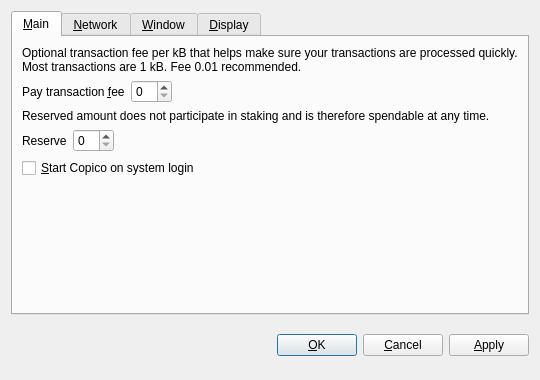
<?xml version="1.0" encoding="UTF-8"?>
<ui version="4.0">
 <class>OptionsDialog</class>
 <widget class="QDialog" name="OptionsDialog">
  <property name="geometry">
   <rect>
    <x>0</x>
    <y>0</y>
    <width>540</width>
    <height>380</height>
   </rect>
  </property>
  <property name="windowTitle">
   <string>Options</string>
  </property>
  <property name="modal">
   <bool>true</bool>
  </property>
  <layout class="QVBoxLayout" name="verticalLayout">
   <item>
    <widget class="QTabWidget" name="tabWidget">
     <property name="tabPosition">
      <enum>QTabWidget::North</enum>
     </property>
     <property name="currentIndex">
      <number>0</number>
     </property>
     <widget class="QWidget" name="tabMain">
      <attribute name="title">
       <string>&amp;Main</string>
      </attribute>
      <layout class="QVBoxLayout" name="verticalLayout_Main">
       <item>
        <widget class="QLabel" name="transactionFeeInfoLabel">
         <property name="text">
          <string>Optional transaction fee per kB that helps make sure your transactions are processed quickly. Most transactions are 1 kB. Fee 0.01 recommended.</string>
         </property>
         <property name="textFormat">
          <enum>Qt::PlainText</enum>
         </property>
         <property name="wordWrap">
          <bool>true</bool>
         </property>
        </widget>
       </item>
       <item>
        <layout class="QHBoxLayout" name="horizontalLayoutFee">
         <item>
          <widget class="QLabel" name="transactionFeeLabel">
           <property name="text">
            <string>Pay transaction &amp;fee</string>
           </property>
           <property name="textFormat">
            <enum>Qt::PlainText</enum>
           </property>
           <property name="buddy">
            <cstring>transactionFee</cstring>
           </property>
          </widget>
         </item>
         <item>
          <widget class="BitcoinAmountField" name="transactionFee"/>
         </item>
         <item>
          <spacer name="horizontalSpacerFee">
           <property name="orientation">
            <enum>Qt::Horizontal</enum>
           </property>
           <property name="sizeHint" stdset="0">
            <size>
             <width>40</width>
             <height>20</height>
            </size>
           </property>
          </spacer>
         </item>
        </layout>
       </item>
       <item>
        <widget class="QLabel" name="reserveBalanceInfoLabel">
         <property name="text">
          <string>Reserved amount does not participate in staking and is therefore spendable at any time.</string>
         </property>
         <property name="textFormat">
          <enum>Qt::PlainText</enum>
         </property>
         <property name="wordWrap">
          <bool>true</bool>
         </property>
        </widget>
       </item>
       <item>
        <layout class="QHBoxLayout" name="horizontalLayoutReserveBalance">
         <item>
          <widget class="QLabel" name="reserveBalanceLabel">
           <property name="text">
            <string>Reserve</string>
           </property>
           <property name="textFormat">
            <enum>Qt::PlainText</enum>
           </property>
           <property name="buddy">
            <cstring>reserveBalance</cstring>
           </property>
          </widget>
         </item>
         <item>
          <widget class="BitcoinAmountField" name="reserveBalance"/>
         </item>
         <item>
          <spacer name="horizontalSpacerReserveBalance">
           <property name="orientation">
            <enum>Qt::Horizontal</enum>
           </property>
           <property name="sizeHint" stdset="0">
            <size>
             <width>40</width>
             <height>20</height>
            </size>
           </property>
          </spacer>
         </item>
        </layout>
       </item>
       <item>
        <widget class="QCheckBox" name="bitcoinAtStartup">
         <property name="toolTip">
          <string>Automatically start Copico after logging in to the system.</string>
         </property>
         <property name="text">
          <string>&amp;Start Copico on system login</string>
         </property>
        </widget>
       </item>
       <item>
        <spacer name="verticalSpacer_Main">
         <property name="orientation">
          <enum>Qt::Vertical</enum>
         </property>
         <property name="sizeHint" stdset="0">
          <size>
           <width>20</width>
           <height>40</height>
          </size>
         </property>
        </spacer>
       </item>
      </layout>
     </widget>
     <widget class="QWidget" name="tabNetwork">
      <attribute name="title">
       <string>&amp;Network</string>
      </attribute>
      <layout class="QVBoxLayout" name="verticalLayout_Network">
       <item>
        <widget class="QCheckBox" name="mapPortUpnp">
         <property name="toolTip">
          <string>Automatically open the Copico client port on the router. This only works when your router supports UPnP and it is enabled.</string>
         </property>
         <property name="text">
          <string>Map port using &amp;UPnP</string>
         </property>
        </widget>
       </item>
       <item>
        <widget class="QCheckBox" name="connectSocks">
         <property name="toolTip">
          <string>Connect to the Copico network through a SOCKS5 proxy (e.g. when connecting through Tor).</string>
         </property>
         <property name="text">
          <string>&amp;Connect through SOCKS5 proxy:</string>
         </property>
        </widget>
       </item>
       <item>
        <layout class="QHBoxLayout" name="horizontalLayout_Network">
         <item>
          <widget class="QLabel" name="proxyIpLabel">
           <property name="text">
            <string>Proxy &amp;IP:</string>
           </property>
           <property name="textFormat">
            <enum>Qt::PlainText</enum>
           </property>
           <property name="buddy">
            <cstring>proxyIp</cstring>
           </property>
          </widget>
         </item>
         <item>
          <widget class="QValidatedLineEdit" name="proxyIp">
           <property name="maximumSize">
            <size>
             <width>140</width>
             <height>16777215</height>
            </size>
           </property>
           <property name="toolTip">
            <string>IP address of the proxy (e.g. 127.0.0.1)</string>
           </property>
          </widget>
         </item>
         <item>
          <widget class="QLabel" name="proxyPortLabel">
           <property name="text">
            <string>&amp;Port:</string>
           </property>
           <property name="textFormat">
            <enum>Qt::PlainText</enum>
           </property>
           <property name="buddy">
            <cstring>proxyPort</cstring>
           </property>
          </widget>
         </item>
         <item>
          <widget class="QLineEdit" name="proxyPort">
           <property name="maximumSize">
            <size>
             <width>55</width>
             <height>16777215</height>
            </size>
           </property>
           <property name="toolTip">
            <string>Port of the proxy (e.g. 9050)</string>
           </property>
          </widget>
         </item>
         <item>
          <spacer name="horizontalSpacer_Network">
           <property name="orientation">
            <enum>Qt::Horizontal</enum>
           </property>
           <property name="sizeHint" stdset="0">
            <size>
             <width>40</width>
             <height>20</height>
            </size>
           </property>
          </spacer>
         </item>
        </layout>
       </item>
       <item>
        <spacer name="verticalSpacer_Network">
         <property name="orientation">
          <enum>Qt::Vertical</enum>
         </property>
         <property name="sizeHint" stdset="0">
          <size>
           <width>20</width>
           <height>40</height>
          </size>
         </property>
        </spacer>
       </item>
      </layout>
     </widget>
     <widget class="QWidget" name="tabWindow">
      <attribute name="title">
       <string>&amp;Window</string>
      </attribute>
      <layout class="QVBoxLayout" name="verticalLayout_Window">
       <item>
        <widget class="QCheckBox" name="minimizeToTray">
         <property name="toolTip">
          <string>Show only a tray icon after minimizing the window.</string>
         </property>
         <property name="text">
          <string>&amp;Minimize to the tray instead of the taskbar</string>
         </property>
        </widget>
       </item>
       <item>
        <widget class="QCheckBox" name="minimizeOnClose">
         <property name="toolTip">
          <string>Minimize instead of exit the application when the window is closed. When this option is enabled, the application will be closed only after selecting Quit in the menu.</string>
         </property>
         <property name="text">
          <string>M&amp;inimize on close</string>
         </property>
        </widget>
       </item>
       <item>
        <spacer name="verticalSpacer_Window">
         <property name="orientation">
          <enum>Qt::Vertical</enum>
         </property>
         <property name="sizeHint" stdset="0">
          <size>
           <width>20</width>
           <height>40</height>
          </size>
         </property>
        </spacer>
       </item>
      </layout>
     </widget>
     <widget class="QWidget" name="tabDisplay">
      <attribute name="title">
       <string>&amp;Display</string>
      </attribute>
      <layout class="QVBoxLayout" name="verticalLayout_Display">
       <item>
        <layout class="QHBoxLayout" name="horizontalLayout_1_Display">
         <item>
          <widget class="QLabel" name="langLabel">
           <property name="text">
            <string>User Interface &amp;language:</string>
           </property>
           <property name="textFormat">
            <enum>Qt::PlainText</enum>
           </property>
           <property name="buddy">
            <cstring>lang</cstring>
           </property>
          </widget>
         </item>
         <item>
          <widget class="QValueComboBox" name="lang">
           <property name="toolTip">
            <string>The user interface language can be set here. This setting will take effect after restarting Copico.</string>
           </property>
          </widget>
         </item>
        </layout>
       </item>
       <item>
        <layout class="QHBoxLayout" name="horizontalLayout_2_Display">
         <item>
          <widget class="QLabel" name="unitLabel">
           <property name="text">
            <string>&amp;Unit to show amounts in:</string>
           </property>
           <property name="textFormat">
            <enum>Qt::PlainText</enum>
           </property>
           <property name="buddy">
            <cstring>unit</cstring>
           </property>
          </widget>
         </item>
         <item>
          <widget class="QValueComboBox" name="unit">
           <property name="toolTip">
            <string>Choose the default subdivision unit to show in the interface and when sending coins.</string>
           </property>
          </widget>
         </item>
        </layout>
       </item>
       <item>
        <widget class="QCheckBox" name="coinControlFeatures">
         <property name="toolTip">
          <string>Whether to show coin control features or not.</string>
         </property>
         <property name="text">
          <string>Display coin &amp;control features (experts only!)</string>
         </property>
        </widget>
       </item>
       <item>
        <widget class="QCheckBox" name="minimizeCoinAge">
         <property name="toolTip">
          <string>Whether to select the coin outputs randomly or with minimal coin age.</string>
         </property>
         <property name="text">
          <string>Minimize weight consumption (experimental)</string>
         </property>
        </widget>
       </item>
       <item>
        <widget class="QCheckBox" name="useBlackTheme">
         <property name="text">
          <string>Use black visual theme (requires restart)</string>
         </property>
        </widget>
       </item>
       <item>
        <spacer name="verticalSpacer_Display">
         <property name="orientation">
          <enum>Qt::Vertical</enum>
         </property>
         <property name="sizeHint" stdset="0">
          <size>
           <width>20</width>
           <height>40</height>
          </size>
         </property>
        </spacer>
       </item>
      </layout>
     </widget>
    </widget>
   </item>
   <item>
    <layout class="QHBoxLayout" name="horizontalLayout_Buttons">
     <item>
      <spacer name="horizontalSpacer_1">
       <property name="orientation">
        <enum>Qt::Horizontal</enum>
       </property>
       <property name="sizeHint" stdset="0">
        <size>
         <width>40</width>
         <height>48</height>
        </size>
       </property>
      </spacer>
     </item>
     <item>
      <widget class="QLabel" name="statusLabel">
       <property name="font">
        <font>
         <weight>75</weight>
         <bold>true</bold>
        </font>
       </property>
       <property name="text">
        <string/>
       </property>
       <property name="textFormat">
        <enum>Qt::PlainText</enum>
       </property>
       <property name="wordWrap">
        <bool>true</bool>
       </property>
      </widget>
     </item>
     <item>
      <spacer name="horizontalSpacer_2">
       <property name="orientation">
        <enum>Qt::Horizontal</enum>
       </property>
       <property name="sizeHint" stdset="0">
        <size>
         <width>40</width>
         <height>48</height>
        </size>
       </property>
      </spacer>
     </item>
     <item>
      <widget class="QPushButton" name="okButton">
       <property name="text">
        <string>&amp;OK</string>
       </property>
      </widget>
     </item>
     <item>
      <widget class="QPushButton" name="cancelButton">
       <property name="text">
        <string>&amp;Cancel</string>
       </property>
       <property name="autoDefault">
        <bool>false</bool>
       </property>
      </widget>
     </item>
     <item>
      <widget class="QPushButton" name="applyButton">
       <property name="text">
        <string>&amp;Apply</string>
       </property>
       <property name="autoDefault">
        <bool>false</bool>
       </property>
      </widget>
     </item>
    </layout>
   </item>
  </layout>
 </widget>
 <customwidgets>
  <customwidget>
   <class>BitcoinAmountField</class>
   <extends>QSpinBox</extends>
   <header>bitcoinamountfield.h</header>
  </customwidget>
  <customwidget>
   <class>QValueComboBox</class>
   <extends>QComboBox</extends>
   <header>qvaluecombobox.h</header>
  </customwidget>
  <customwidget>
   <class>QValidatedLineEdit</class>
   <extends>QLineEdit</extends>
   <header>qvalidatedlineedit.h</header>
  </customwidget>
 </customwidgets>
 <resources/>
 <connections/>
</ui>
